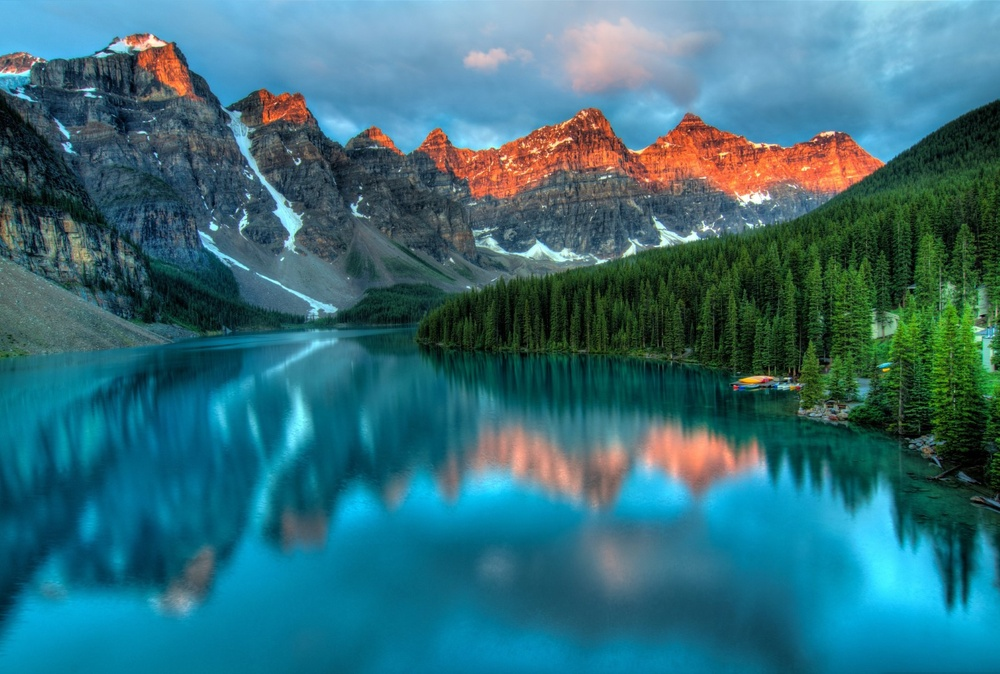
#> input picture 1-PointOperations/210125B_SrcImage.jpg, 1000 x 674 px, shrunk from 1603 x 1080 before the run, found by its file name
$ python 210125B_Code.py
#> lines starting #> are read from the running program, lines starting #| are printed output that depends on the picture
import cv2
import numpy as np
import matplotlib.pyplot as plt

def contrast_stretching(image, low, high):
    alpha = (high - low) / 255
    beta = low
    return np.clip(alpha * image + beta, low, high).astype(np.uint8)

# Load the image
image_path = './1-PointOperations/210125B_SrcImage.jpg'
image = cv2.imread(image_path, cv2.IMREAD_COLOR)
#> image is the input picture: shape (674, 1000, 3); mean B, G, R 122.7, 111, 52.5

# Convert to grayscale, by taking the mean of the RGB channels
gray_image = np.mean(image, axis=2).astype(np.uint8)

# Create a negative image
negative_image = 255 - gray_image
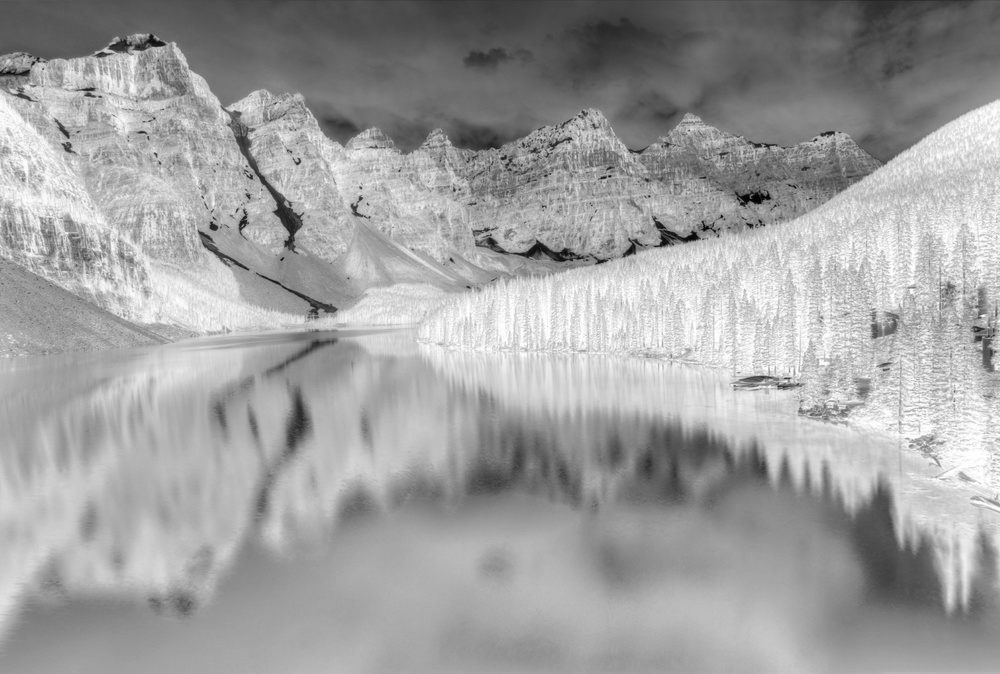
#> negative_image: shape (674, 1000); min 1, max 255, mean 159.9

# Increase brightness by 20%
bright_image = np.clip(gray_image * 1.2, 0, 255).astype(np.uint8)
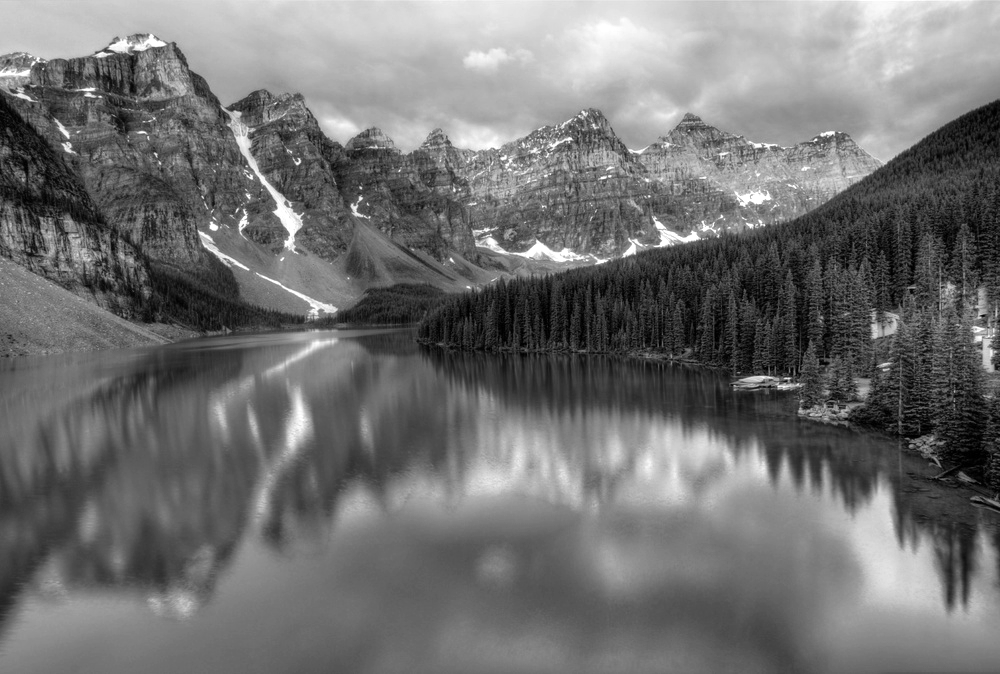
#> bright_image: shape (674, 1000); min 0, max 255, mean 113.7

# Reduce image contrast (clip levels to between 125 and 175)
low_contrast_image = contrast_stretching(gray_image, 125, 175)
#> in contrast_stretching, `return np.clip(alpha * image + beta, low, high).astype(np.uint8)`:
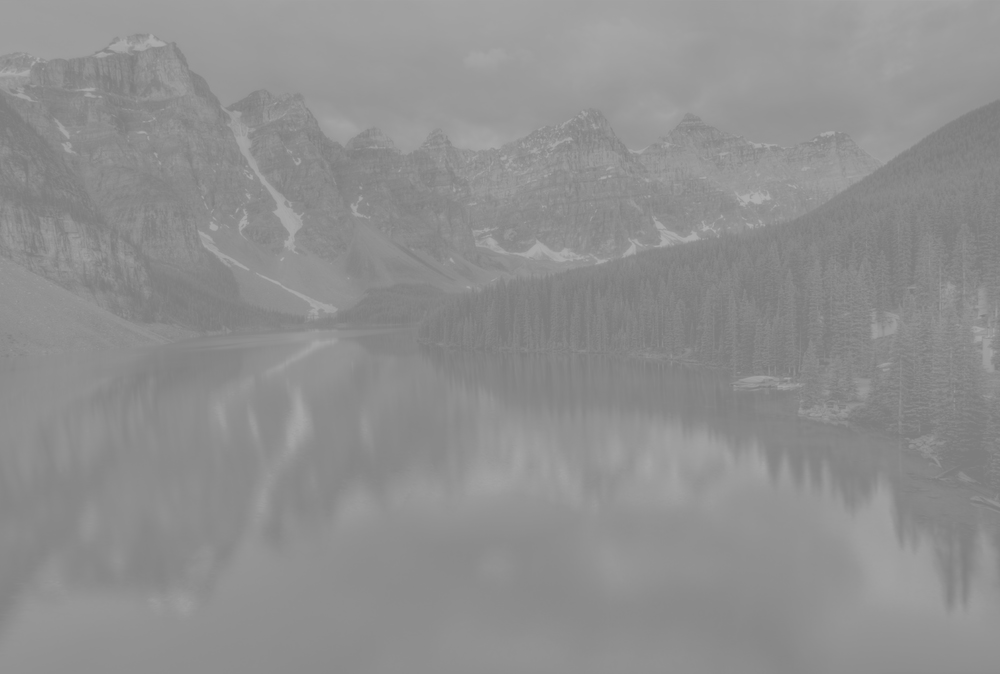
#> returned value: shape (674, 1000); min 125, max 174, mean 143.2

# Reduce image gray level depth to 4bpp (16 levels). Converted back to 8bpp for display
depth4_image = (gray_image // 16) * 16

# Vertical mirror image
vertical_mirror_image = np.fliplr(gray_image)
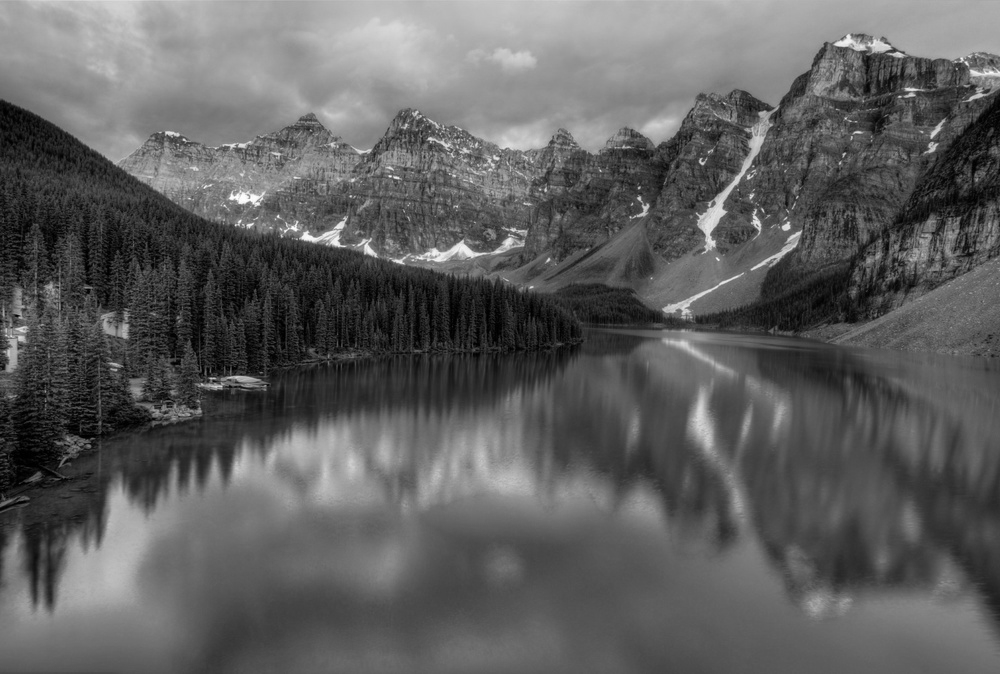
#> vertical_mirror_image: shape (674, 1000); min 0, max 254, mean 95.1

# Set up subplots
row1 = cv2.hconcat((gray_image, negative_image, bright_image))
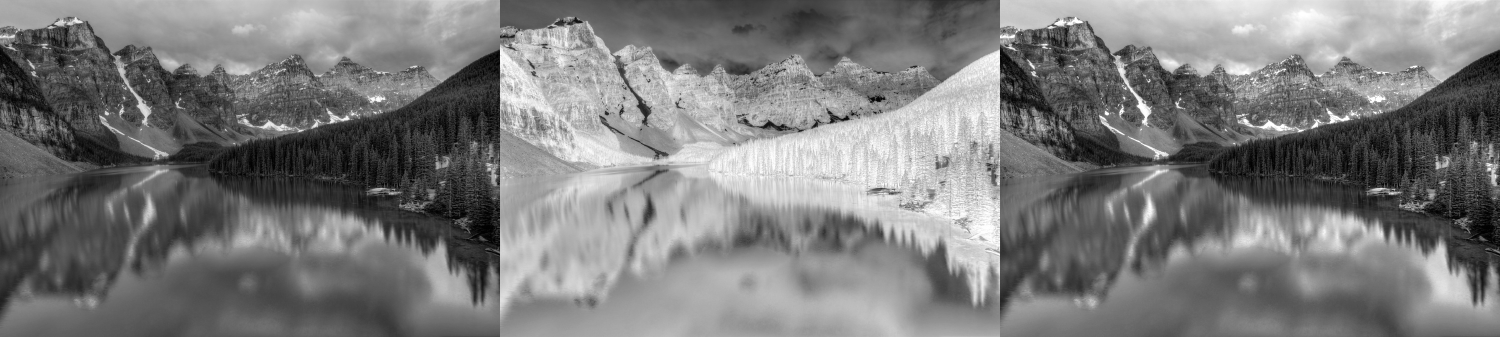
#> row1: shape (674, 3000) (shown at 1/2 size); min 0, max 255, mean 122.9
row2 = cv2.hconcat((low_contrast_image, depth4_image, vertical_mirror_image))
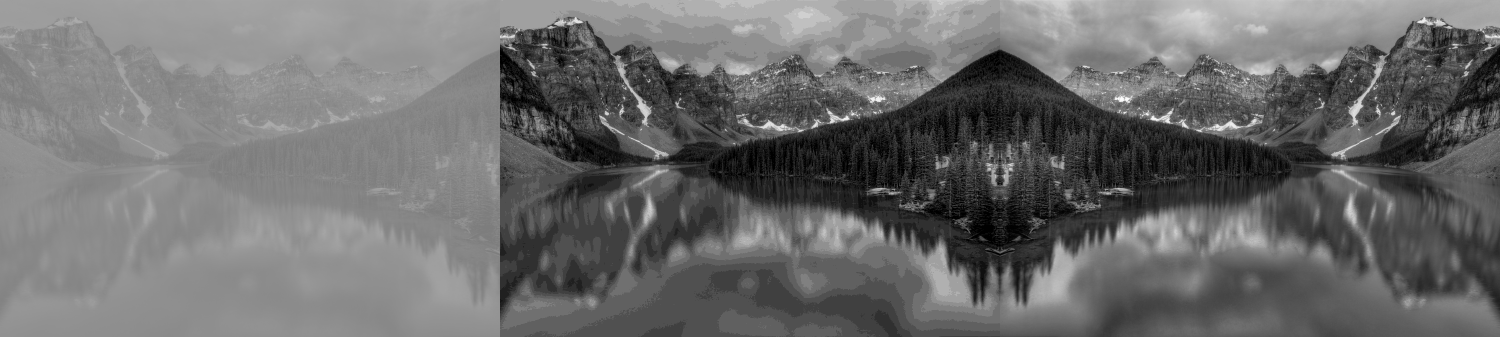
#> row2: shape (674, 3000) (shown at 1/2 size); min 0, max 254, mean 108.6
finalframe = cv2.vconcat((row1, row2))
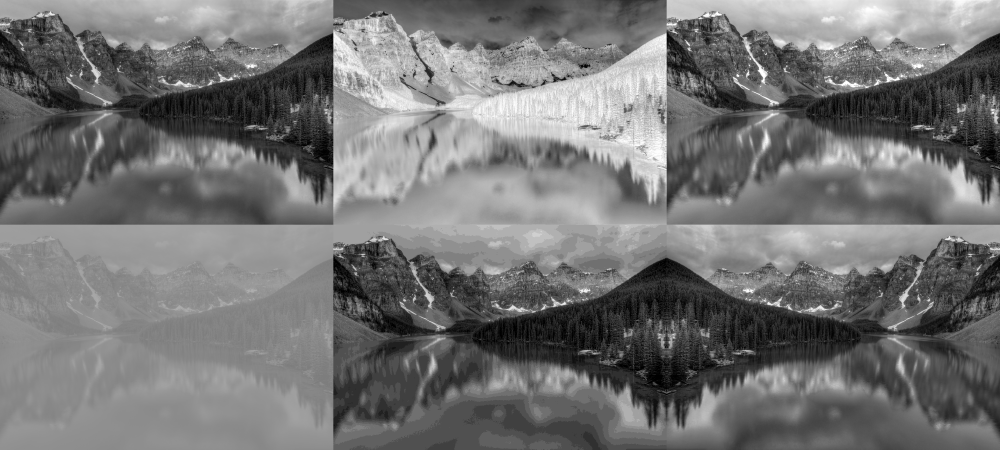
#> finalframe: shape (1348, 3000) (shown at 1/3 size); min 0, max 255, mean 115.8

cv2.imwrite('./1-PointOperations/210125B_OPImage_11.jpg', gray_image)
cv2.imwrite('./1-PointOperations/210125B_OPImage_12.jpg', negative_image)
cv2.imwrite('./1-PointOperations/210125B_OPImage_13.jpg', bright_image)
cv2.imwrite('./1-PointOperations/210125B_OPImage_21.jpg', low_contrast_image)
cv2.imwrite('./1-PointOperations/210125B_OPImage_22.jpg', depth4_image)
cv2.imwrite('./1-PointOperations/210125B_OPImage_23.jpg', vertical_mirror_image)
cv2.imwrite('./1-PointOperations/210125B_SubPlot.jpg', finalframe)

# Display the subplot
plt.imshow(finalframe, cmap='gray')
plt.show()
